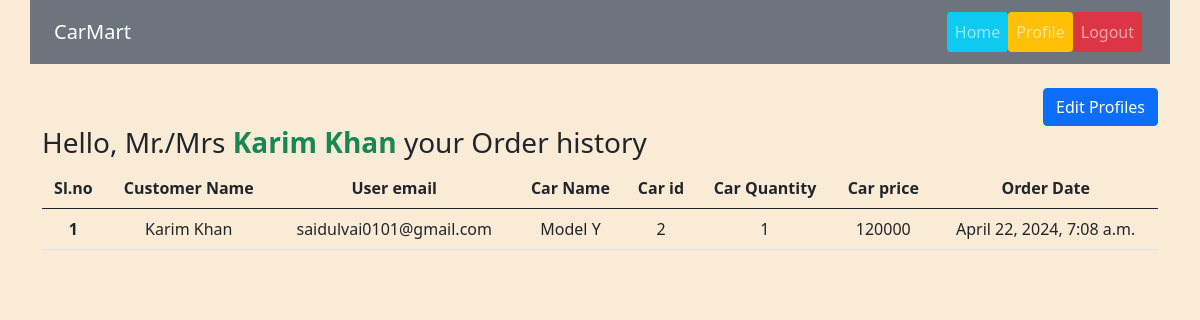
The page /auth/profile/ (signed in) on the database its author committed.
### car_app/models.py (models this page shows, shortened)
class Order(models.Model):
    user = models.ForeignKey(User, on_delete = models.CASCADE)
    car = models.ForeignKey(Car, on_delete = models.CASCADE)
    quantity = models.PositiveIntegerField(default = 1)
    ordered_on = models.DateTimeField(auto_now_add = True)

class Car(models.Model):
    name = models.CharField(max_length = 100)
    description = models.TextField()
    quantity = models.IntegerField()
    price = models.IntegerField()
    brand = models.ForeignKey(Brand, on_delete = models.CASCADE, blank = True, null = True)
    image = models.ImageField(upload_to= 'car_app/media/uploads/')

### auth_app/views.py (the view)
# urls.py: path('profile/', UserProfileView.as_view(), name = 'profile'),
@method_decorator(login_required, name='dispatch')
class UserProfileView(View):
    def get(self,request):
        orders = Order.objects.filter(user = request.user)
        return render(request, 'auth_app/profile.html', {'orders': orders})

### auth_app/templates/auth_app/profile.html (shortened to what this page needs)
{% extends "base.html" %}
{% block content %}
<div class="text-center">
  <div class="d-flex justify-content-end align-items-center gap-2">
    <a href="{% url "edit_profile" request.user.id %}">
      <button class="btn btn-primary mt-4">Edit Profiles</button>
    </a>
  </div>
  <div>
    <h3 class="text-start">Hello, Mr./Mrs <strong class="text-success">{{request.user.first_name}} {{request.user.last_name}}</strong> your Order history</h3>
    {% if orders|length > 0 %}
      <table class="table table-hover p-3 mb-5 mr-5">
      <thead>
        <tr>
          <th scope="col">Sl.no</th>
          <th scope="col">Customer Name</th>
          <th scope="col">User email</th>
          <th scope="col">Car Name</th>
          <th scope="col">Car id</th>
          <th scope="col">Car Quantity</th>
          <th scope="col">Car price</th>
          <th scope="col">Order Date</th>
        </tr>
      </thead>
      <tbody>
        {% for order in orders %}
        <tr>
          <th scope="row">{{ forloop.counter }}</th>
          <td>{{order.user.first_name}} {{order.user.last_name}}</td>
          <td>{{order.user.email}}</td>
          <td>{{order.car.name}}</td>
          <td>{{order.car.id}}</td>
          <td>{{order.quantity}}</td>
          <td>{{order.car.price}}</td>
          <td>{{ order.ordered_on}}</td>
        </tr>
        {% endfor %}
      </tbody>
    </table>
    {% else %}
    <p class="text-danger">You haven't order any Car yet.</p>
    {% endif %}
  </div>
</div>
{% endblock content %}

### rows shown on the page
Order: user.first_name "Karim", user.last_name "Khan", user.email "saidulvai0101@gmail.com", car.name "Model Y", car.id "2", quantity "1", car.price "120000", ordered_on "April 22, 2024, 7:08 a.m."

### other values the page prints
{{ request.user.first_name }} "Karim"
{{ request.user.last_name }} "Khan"
